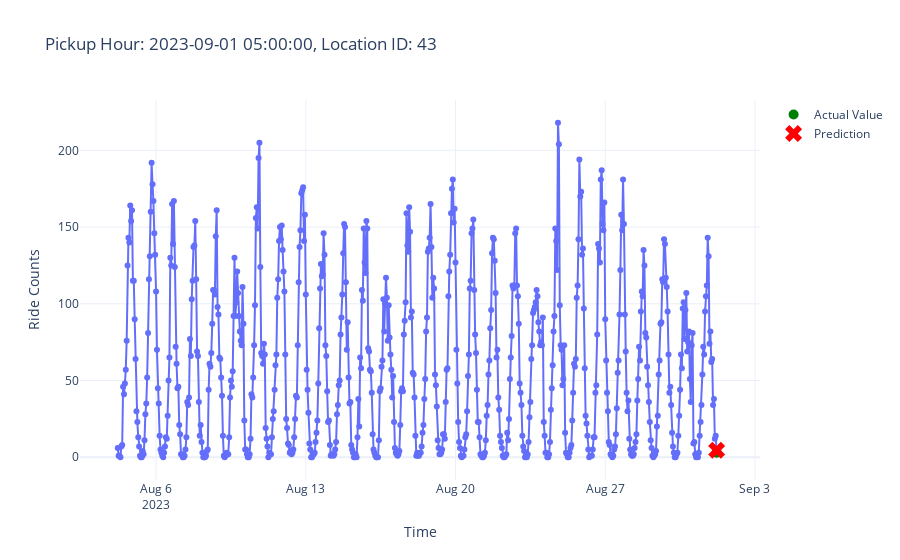

The code cell stored with this chart in its notebook:
### Code cell
from src.plot_utils import plot_aggregated_time_series

plot_aggregated_time_series(X_test, y_test, 5002, predictions)

### Figure 1 — Plotly figure (JSON) as saved in the notebook; plotly's stock layout.template omitted (floating-point values rounded to 4 significant figures; data arrays with more than 128 entries replaced by an {"elided": "..."} marker saying what was removed)
{"data": [{"hovertemplate": "Time=%{x}<br>Ride Counts=%{y}<extra></extra>", "legendgroup": "", "line": {"color": "#636efa", "dash": "solid"}, "marker": {"symbol": "circle"}, "mode": "lines+markers", "name": "", "orientation": "v", "showlegend": false, "type": "scatter", "x": {"elided": "673 str values"}, "xaxis": "x", "y": {"elided": "673 int values"}, "yaxis": "y"}, {"line": {"color": "green"}, "marker": {"size": 10}, "mode": "markers", "name": "Actual Value", "type": "scatter", "x": ["2023-09-01T05:00:00"], "y": [3]}, {"line": {"color": "red"}, "marker": {"size": 15, "symbol": "x"}, "mode": "markers", "name": "Prediction", "type": "scatter", "x": ["2023-09-01T05:00:00"], "y": [4.5]}], "layout": {"legend": {"tracegroupgap": 0}, "title": {"text": "Pickup Hour: 2023-09-01 05:00:00, Location ID: 43"}, "xaxis": {"anchor": "y", "domain": [0, 1], "title": {"text": "Time"}}, "yaxis": {"anchor": "x", "domain": [0, 1], "title": {"text": "Ride Counts"}}}}
